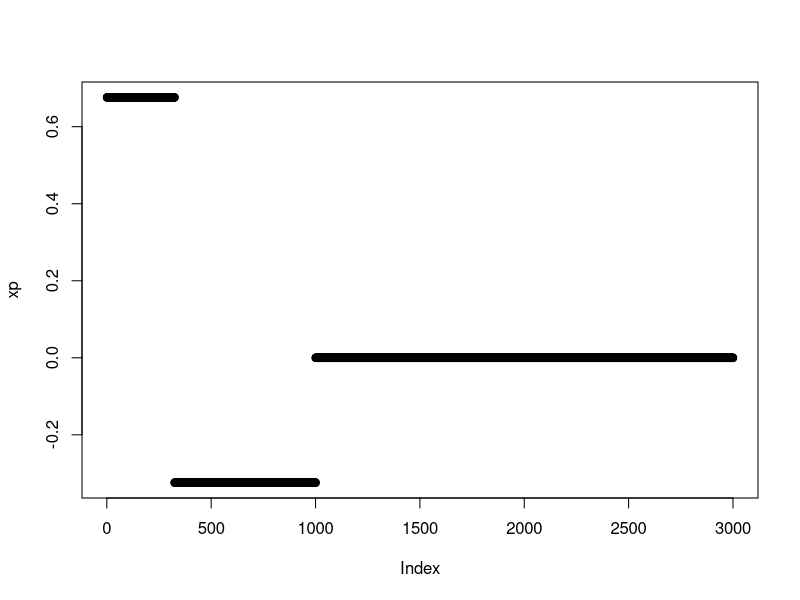
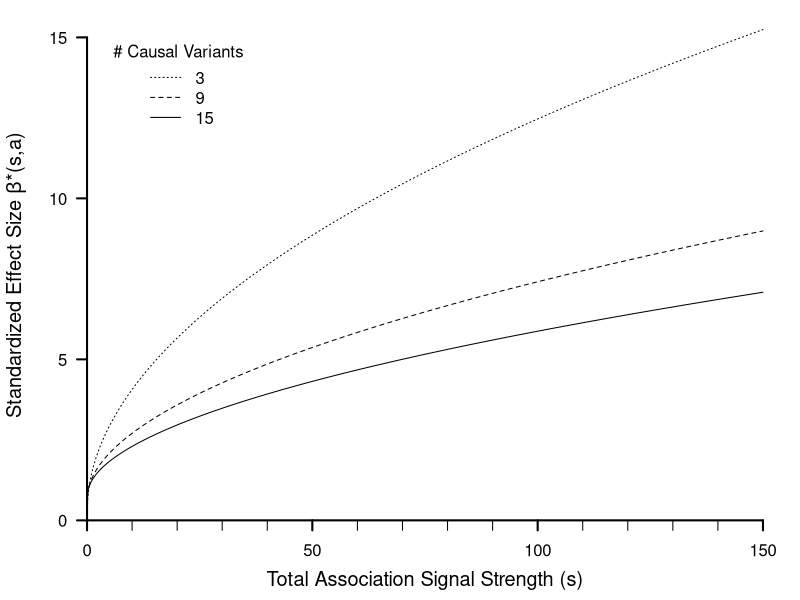
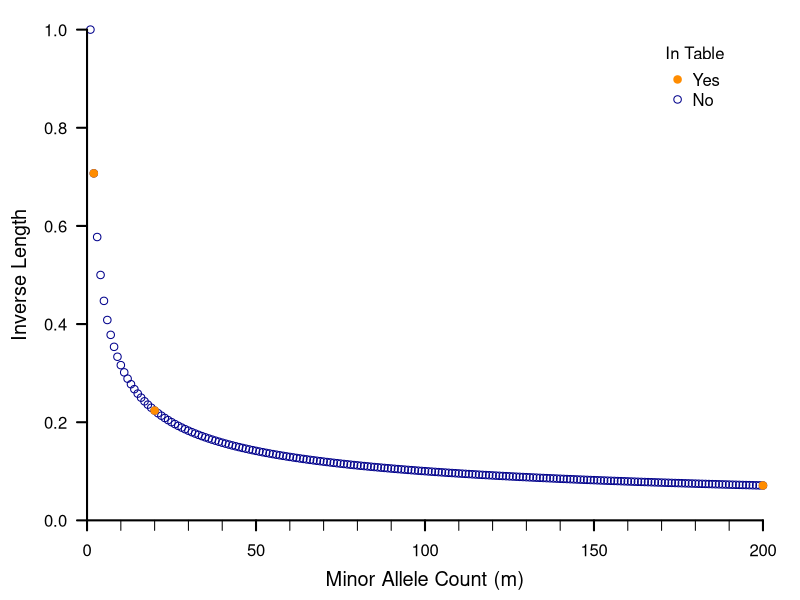

The R script that drew these images, in order:
# Displaying Effect Sizes Underlying Power Simulations
# This script produces two plots and a table for the supplement
# of our LOCATER manuscript providing estimates of the effect sizes
# used in our power simulations.

plot.dir <- "~/Desktop/"

f <- function(x,df = 3){
  sqrt(qchisq(-log(10)*x,df = df,lower.tail = FALSE,log.p = TRUE))/sqrt(df)
}

# verified as the inverse!
-pchisq(q = 9*(f(1:50,9)^2),df = 9,lower.tail = FALSE,log.p = TRUE)/log(10)


cairo_pdf(paste0(plot.dir,"rescaled_effect_size.pdf"),width = 7,height = 7)
xx <- seq(0,150,len=1e3)
par(oma=double(4),mar=c(3,3,0.5,0.5))
plot(xx,f(xx),bty="n",las=1,type="l",xlab="",
     ylab="",lty=3,xaxt="n",yaxt="n")
lines(xx,f(xx,9),bty="n",las=1,lty=2)
lines(xx,f(xx,15),bty="n",las=1,lty=1)
legend(5,15,legend=c(3,9,15),lty=c(3,2,1),
       bty="n",title = "# Causal Variants")
axis(1,at=pretty(xx),pos=0,lwd=2)
axis(1,at=seq(0,150,by=10),pos=0,lwd=1,labels = FALSE)
axis(2,at=seq(0,15,by=5),pos=0,lwd=2,las=1)
mtext(expression(paste("Standardized Effect Size ",symbol(beta),"*(s,a)")),2,1.5,cex=1.2)
mtext("Total Association Signal Strength (s)",1,1.5,cex=1.2)
dev.off()

g <- function(x,N = 2e4){
  p <- x/N
  1/sqrt(N*p*(1-p)*(1-1/N-p/(N-1)))
}


cairo_pdf(paste0(plot.dir,"inverse_length.pdf"),width = 7,height = 7)
xxx <- 1:200
par(oma=double(4),mar=c(3,3,0.5,0.5))
plot(xxx,g(xxx),bty="n",las=1,xlab="",
     ylab="",lty=3,xaxt="n",yaxt="n",
     ylim=c(0,1),xlim=c(0,200),col="darkblue")
points(c(2,20,200),g(c(2,20,200)),
       col="darkorange",pch=20,cex=1.5)

legend(170,.98,legend=c("Yes","No"),pch=c(20,1),col=c("darkorange","darkblue"),
       pt.cex = c(1.5,1),bty="n",title = "In Table")

axis(1,at=pretty(xxx),pos=0,lwd=2)
axis(1,at=seq(0,200,by=10),pos=0,lwd=1,labels = FALSE)
axis(2,at=seq(0,1,by=0.2),pos=0,lwd=2,las=1)
mtext("Inverse Length",2,1.5,cex=1.2)
mtext("Minor Allele Count (m)",1,1.5,cex=1.2)
dev.off()


# generate table

xx <- seq(10,130,by=10)
m <- cbind(f(xx,df=3),f(xx,df=9),f(xx,df=15))
m <- cbind(m*g(2),m*g(20),m*g(200))
rownames(m) <- as.character(xx)
colnames(m) <- c(t(outer(c(2,20,200),c(3,9,15),FUN = paste,sep="_")))
xtable::xtable(t(m))


# Check claim about projection
n <- 3000
A <- cbind(1,
           c(double(n/3),rep_len(1,n/3),double(n/3)),
           c(double(n/3),double(n/3),rep_len(1,n/3)))
Q <- qr.Q(qr(A))

x <- c(rep_len(1,324),double(n-324))

xp <- x - Q%*%crossprod(Q,x)
plot(xp)













